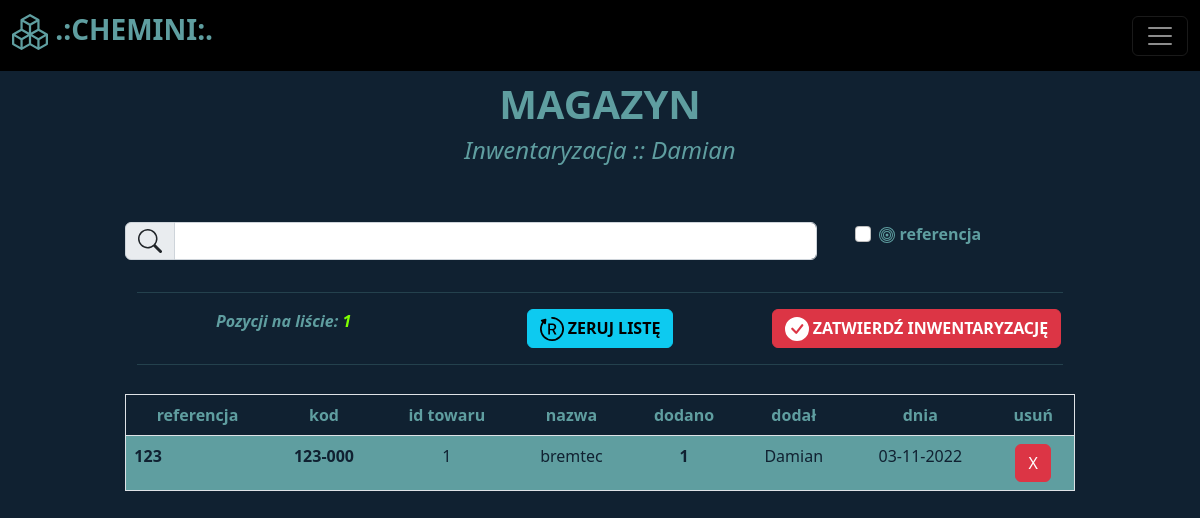
/inventory (signed in), run on an earlier commit of the app's database.
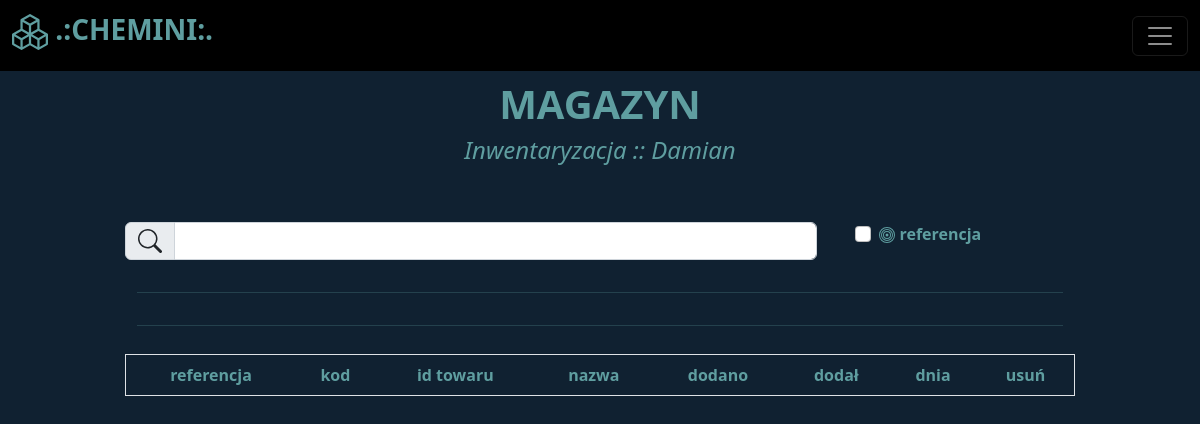
And on a later commit of the database.
### libs/models.py (models this page shows)
class InvTable(Base):
    __tablename__ = "inventory"
    id = Column(Integer, primary_key=True, autoincrement=True, index=True)
    reference = Column(String, nullable=False)
    code = Column(String, nullable=False)
    item_id = Column(Integer)
    name = Column(String, nullable=False)
    stack = Column(Integer, nullable=False, default=1)
    added_by = Column(String, nullable=False)
    date = Column(String, nullable=False)

### routers/inventory.py (the view)
@router.get('/inventory', tags=['inventory'])
def inventory_template(request: Request, db:Session=Depends(get_db)):
    token = request.cookies.get("access_token")
    user = tokenizer.check_user(token, db)
    if not user:
        return RedirectResponse("/")
    inv_table = db.query(InvTable)
    item_table = []
    for x_item in inv_table:
        item_table.append(
            {
                "id": x_item.id,
                "reference": x_item.reference,
                "code": x_item.code,
                "item_id": x_item.item_id,
                "name": x_item.name,
                "stack": x_item.stack,
                "added_by": x_item.added_by,
                "date": x_item.date
            }
        )
    item_count = len(item_table)
    item_table.reverse()
    return templates.TemplateResponse("inventory.html", {"request": request, "item_count": item_count, "items": item_table, "user": user, "username": user.name})

### templates/inventory.html (shortened to what this page needs)
{% extends "baseauth.html" %}
{% block col2 %}
<div style="text-align:center">
  <h1><b>MAGAZYN</b></h1>
  <h4><i>Inwentaryzacja :: {{ username }}</i></h4>
</div>
<form method="post">
  <div class="row" style="margin-top:6%">
    <div class="col">
      <div class="input-group mb-3">
        <span class="input-group-text" id="inputGroup-sizing-default">
        </span>
        <input autofocus type="text" class="form-control" name="searchbar" id="searchbar" style="margin-right:2%" aria-label="Sizing example input" aria-describedby="inputGroup-sizing-default">
      </div>
    </div>
    <div class="col-3">
      <div class="form-check">
        <input class="form-check-input" type="checkbox" id="searchReference" name="searchReference">
        <label class="form-check-label" for="searchReference">
          <b>
             referencja
          </b>
        </label>
      </div>
    </div>
  </div>
</form>
<div class="container" style="text-align:center">
    <h5><i><b><hr></b></i></h5>
    <div class="row">
      {% if item_count %}
      <div class="col">
        <b><i>Pozycji na liście: </i><i style="color:chartreuse">{{ item_count }}</i></b>
      </div>
      <div class="col">
        <button class="btn btn-info" id="resetList">
          <b>
             ZERUJ LISTĘ
          </b>
        </button>
      </div>
      <div class="col">
        {% if user.is_admin %}
        <button class="btn btn-danger" id="acceptInventory">
          <b>
             ZATWIERDŹ INWENTARYZACJĘ
          </b>
        </button>
        {% endif %}
      </div>
      {% endif %}
    </div>
    <hr>
</div>
<table class="table table-hover border" style="color:cadetblue; background:#102131; text-align:center; margin-top:3%">
    <thead>
      <tr>
        <th scope="col">referencja</th>
        <th scope="col">kod</th>
        <th scope="col">id towaru</th>
        <th scope="col">nazwa</th>
        <th scope="col">dodano</th>
        <th scope="col">dodał</th>
        <th scope="col">dnia</th>
        <th scope="col">usuń</th>
      </tr>
    </thead>
    <tbody>
      {% for item in items %}
            <tr style="color:#102131; background:cadetblue">
                <td style="text-align:left"><b>{{ item['reference'] }}</b></td>
                <td style="text-align:center"><b>{{ item['code'] }}</b></td>
                <td style="text-align:center">{{ item['item_id'] }}</td>
                <td style="text-align:center">{{ item['name'] }}</td>
                <td><b>{{ item['stack'] }}</b></td>
                <td>{{ item['added_by'] }}</td>
                <td>{{ item['date'] }}</td>
                <td>
                  <button class="btn btn-danger" onclick="deleteRow('{{ item.id }}')">
                    X
                  </button>
                </td>
            </tr>
      {% endfor %}
    </tbody>
  </table>
{% endblock %}

What changed in the data, as far as the page shows it:
removed InvTable: reference "123", code "123-000", item_id "1", name "bremtec", stack "1", added_by "Damian", date "03-11-2022"
Also different on the page:
{{ item_count }}: "1" → (not shown)
text no longer shown: "Pozycji na liście: ZERUJ LISTĘ ZATWIERDŹ INWENTARYZACJĘ"
